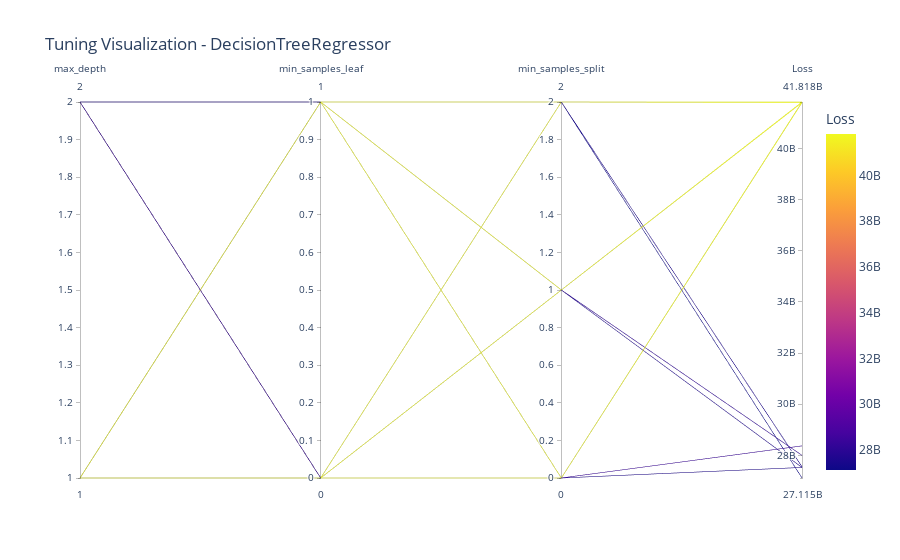

Source (notebook cell):
### Markdown cell above
## Mô hình ***DecisionTreeRegressor***

### Code cell
# Chạy tuning và trực quan hóa cho mô hình DecisionTreeRegressor

name = "DecisionTreeRegressor"
model = models[name]
print(f"🔍 Đang tuning mô hình: {name}...")

grid = GridSearchCV(model, param_grids[name], cv=5, scoring='neg_mean_squared_error', n_jobs=-1)
grid.fit(x_train, y_train)

y_pred = grid.predict(x_test)
mse = mean_squared_error(y_test, y_pred)
mae = mean_absolute_error(y_test, y_pred)
r2 = r2_score(y_test, y_pred)

print(f"📌 {name}")
print("Best parameters:", grid.best_params_)
print(f"Test MSE: {mse:.4f}")
print(f"Test MAE: {mae:.4f}")
print(f"Test R² : {r2:.4f}")

best_models[name] = grid.best_estimator_
model_results[name] = {
    "MSE": mse,
    "MAE": mae,
    "R2": r2
}

# Trực quan hóa kết quả tìm kiếm siêu tham số
visualize_tuning_results(grid, model_name=name)

# Trực quan hóa mức độ chính xác của mô hình khi dùng bộ tham số tối ưu và bộ tham số mặc định bằng cách so sánh giữa giá trị thực tế (y_test) và giá trị dự đoán (y_pred) thông qua biểu đồ phân tán.
compare_default_and_tuned_models(x_train, x_test, y_train, y_test, grid.best_estimator_, model_name=name)

print(f"✅ Hoàn thành: {name}\n{'-'*50}")

### Figure 1 — Plotly figure (JSON) as saved in the notebook; plotly's stock layout.template omitted (floating-point values rounded to 4 significant figures)
{"data": [{"dimensions": [{"label": "max_depth", "values": [NaN, NaN, NaN, NaN, NaN, NaN, 1.0, 1.0, 1.0, 1.0, 1.0, 1.0, 2.0, 2.0, 2.0, 2.0, 2.0, 2.0]}, {"label": "min_samples_leaf", "values": [0, 0, 0, 1, 1, 1, 0, 0, 0, 1, 1, 1, 0, 0, 0, 1, 1, 1]}, {"label": "min_samples_split", "values": [0, 1, 2, 0, 1, 2, 0, 1, 2, 0, 1, 2, 0, 1, 2, 0, 1, 2]}, {"label": "Loss", "values": [31960000000.0, 30920000000.0, 29670000000.0, 29220000000.0, 29220000000.0, 28320000000.0, 41800000000.0, 41800000000.0, 41800000000.0, 41820000000.0, 41820000000.0, 41820000000.0, 28370000000.0, 28000000000.0, 27550000000.0, 27530000000.0, 27530000000.0, 27120000000.0]}], "domain": {"x": [0, 1], "y": [0, 1]}, "line": {"color": [31960000000.0, 30920000000.0, 29670000000.0, 29220000000.0, 29220000000.0, 28320000000.0, 41800000000.0, 41800000000.0, 41800000000.0, 41820000000.0, 41820000000.0, 41820000000.0, 28370000000.0, 28000000000.0, 27550000000.0, 27530000000.0, 27530000000.0, 27120000000.0], "coloraxis": "coloraxis"}, "name": "", "type": "parcoords"}], "layout": {"coloraxis": {"colorbar": {"title": {"text": "Loss"}}, "colorscale": [[0, "#0d0887"], [0.1111, "#46039f"], [0.2222, "#7201a8"], [0.3333, "#9c179e"], [0.4444, "#bd3786"], [0.5556, "#d8576b"], [0.6667, "#ed7953"], [0.7778, "#fb9f3a"], [0.8889, "#fdca26"], [1, "#f0f921"]]}, "legend": {"tracegroupgap": 0}, "title": {"text": "Tuning Visualization - DecisionTreeRegressor"}}}
